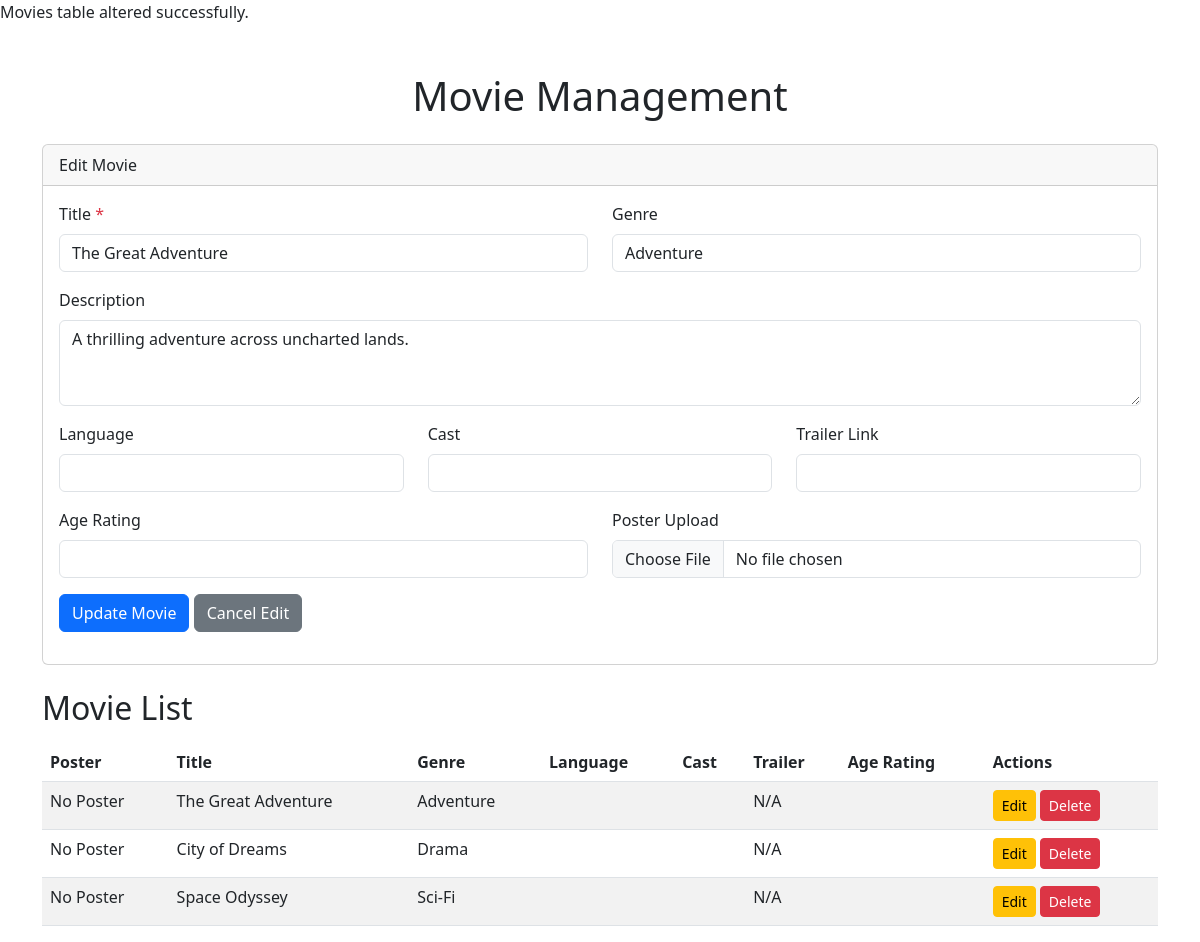
/movies_crud.php?action=edit&id=1, run on the app's committed database.
### tables this page shows
CREATE TABLE movies (
    movie_id INT AUTO_INCREMENT PRIMARY KEY,
    title VARCHAR(255) NOT NULL,
    genre VARCHAR(100),
    director VARCHAR(100),
    release_date DATE,
    duration_minutes INT,
    description TEXT,
    rating DECIMAL(3, 1)
);

### movies_crud.php (the view, shortened to what this page needs)
<?php
$conn = new mysqli(DB_HOST, DB_USER, DB_PASS, DB_NAME);
    $movies = [];
    $movie_to_edit = null;
    if (isset($_GET['action']) && $_GET['action'] == 'edit') {
        $movie_id = intval($_GET['id']);
        $sql = "SELECT * FROM movies WHERE movie_id = $movie_id";
        $result = $conn->query($sql);
        if ($result && $result->num_rows > 0) {
            $movie_to_edit = $result->fetch_assoc();
        } else {
            $message = "Movie not found";
        }
    }
    $sql = "SELECT * FROM movies";
    $movies_result = $conn->query($sql);
    if ($movies_result) {
        while($row = $movies_result->fetch_assoc()) {
            $movies[] = $row;
        }
    } else {
        $message = "Error fetching movies: " . $conn->error;
    }
?>
<!DOCTYPE html>
<html lang="en">
<head>
    <link href="https://cdn.jsdelivr.net/npm/bootstrap@5.3.0/dist/css/bootstrap.min.css" rel="stylesheet">
</head>
<body>
    <div class="container mt-5">
        <h1 class="mb-4 text-center">Movie Management</h1>
        <div class="card mb-4">
            <div class="card-header">
                <?php echo isset($movie_to_edit) ? 'Edit Movie' : 'Add New Movie'; ?>
            </div>
            <div class="card-body">
                <form action="movies_crud.php" method="POST" enctype="multipart/form-data">
                    <div class="row mb-3">
                        <div class="col-md-6">
                            <label for="title" class="form-label">Title <span class="text-danger">*</span></label>
                            <input type="text" class="form-control" id="title" name="title" value="<?php echo isset($movie_to_edit) ? htmlspecialchars($movie_to_edit['title']) : ''; ?>" required>
                        </div>
                        <div class="col-md-6">
                            <label for="genre" class="form-label">Genre</label>
                            <input type="text" class="form-control" id="genre" name="genre" value="<?php echo isset($movie_to_edit) ? htmlspecialchars($movie_to_edit['genre']) : ''; ?>">
                        </div>
                    </div>
                    <div class="mb-3">
                        <label for="description" class="form-label">Description</label>
                        <textarea class="form-control" id="description" name="description" rows="3"><?php echo isset($movie_to_edit) ? htmlspecialchars($movie_to_edit['description']) : ''; ?></textarea>
                    </div>
                    <div class="row mb-3">
                        <div class="col-md-4">
                            <label for="language" class="form-label">Language</label>
                            <input type="text" class="form-control" id="language" name="language" value="<?php echo isset($movie_to_edit) ? htmlspecialchars($movie_to_edit['language']) : ''; ?>">
                        </div>
                        <div class="col-md-4">
                            <label for="cast" class="form-label">Cast</label>
                            <input type="text" class="form-control" id="cast" name="cast" value="<?php echo isset($movie_to_edit) ? htmlspecialchars($movie_to_edit['cast']) : ''; ?>">
                        </div>
                        <div class="col-md-4">
                            <label for="trailer_link" class="form-label">Trailer Link</label>
                            <input type="url" class="form-control" id="trailer_link" name="trailer_link" value="<?php echo isset($movie_to_edit) ? htmlspecialchars($movie_to_edit['trailer_link']) : ''; ?>">
                        </div>
                    </div>
                    <div class="row mb-3">
                        <div class="col-md-6">
                            <label for="age_rating" class="form-label">Age Rating</label>
                            <input type="text" class="form-control" id="age_rating" name="age_rating" value="<?php echo isset($movie_to_edit) ? htmlspecialchars($movie_to_edit['age_rating']) : ''; ?>">
                        </div>
                        <div class="col-md-6">
                            <label for="poster_path" class="form-label">Poster Upload</label>
                            <input type="file" class="form-control" id="poster_path" name="poster_path" accept="image/*">
                        </div>
                    </div>
                    <button type="submit" class="btn btn-primary">
                        <?php echo isset($movie_to_edit) ? 'Update Movie' : 'Add Movie'; ?>
                    </button>
                    <?php if (isset($movie_to_edit)): ?>
                        <a href="movies_crud.php" class="btn btn-secondary">Cancel Edit</a>
                    <?php endif; ?>
                </form>
            </div>
        </div>
        <h2 class="mb-3">Movie List</h2>
        <div class="table-responsive">
            <table class="table table-striped table-hover">
                <thead>
                    <tr>
                        <th>Poster</th>
                        <th>Title</th>
                        <th>Genre</th>
                        <th>Language</th>
                        <th>Cast</th>
                        <th>Trailer</th>
                        <th>Age Rating</th>
                        <th>Actions</th>
                    </tr>
                </thead>
                <tbody>
                    <?php if (empty($movies)): ?>
                        <tr>
                            <td colspan="8" class="text-center">No movies found.</td>
                        </tr>
                    <?php else: ?>
                        <?php foreach ($movies as $movie): ?>
                            <tr>
                                <td>
                                    <?php if (!empty($movie['poster_path'])): ?>
                                        <img src="<?php echo htmlspecialchars($movie['poster_path']); ?>" alt="Poster" class="poster-img">
                                    <?php else: ?>
                                        No Poster
                                    <?php endif; ?>
                                </td>
                                <td><?php echo htmlspecialchars($movie['title']); ?></td>
                                <td><?php echo htmlspecialchars($movie['genre']); ?></td>
                                <td><?php echo htmlspecialchars($movie['language']); ?></td>
                                <td><?php echo htmlspecialchars(substr($movie['cast'], 0, 50)) . (strlen($movie['cast']) > 50 ? '...' : ''); ?></td>
                                <td>
                                    <?php if (!empty($movie['trailer_link'])): ?>
                                        <a href="<?php echo htmlspecialchars($movie['trailer_link']); ?>" target="_blank" class="btn btn-sm btn-outline-primary">Watch</a>
                                    <?php else: ?>
                                        N/A
                                    <?php endif; ?>
                                </td>
                                <td><?php echo htmlspecialchars($movie['age_rating']); ?></td>
                                <td>
                                    <a href="movies_crud.php?action=edit&id=<?php echo $movie['movie_id']; ?>" class="btn btn-sm btn-warning">Edit</a>
                                    <a href="movies_crud.php?action=delete&id=<?php echo $movie['movie_id']; ?>" class="btn btn-sm btn-danger" onclick="return confirm('Are you sure you want to delete this movie?');">Delete</a>
                                </td>
                            </tr>
                        <?php endforeach; ?>
                    <?php endif; ?>
                </tbody>
            </table>
        </div>
    </div>
</body>
</html>

### data on the page
movies: title "The Great Adventure", genre "Adventure", description "A thrilling adventure across uncharted lands."
movies: title "City of Dreams", genre "Drama"
movies: title "Space Odyssey", genre "Sci-Fi"
